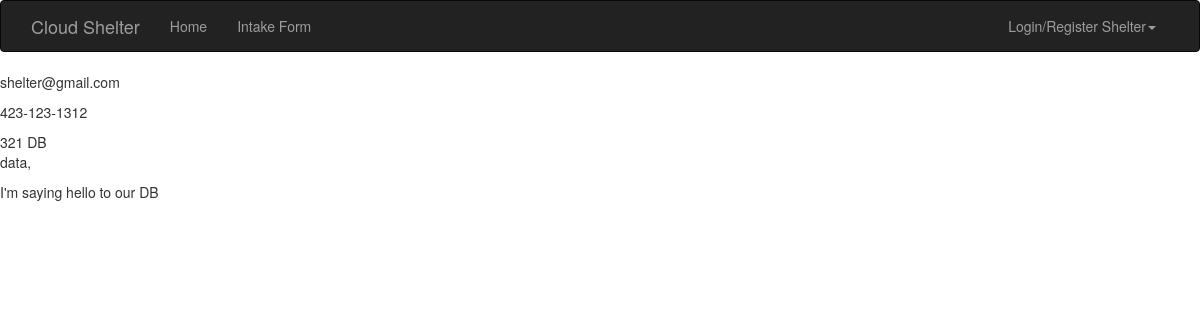
The app's page /shelter/4/ with its own data.
### App/models.py (models this page shows, shortened)
class Shelter(models.Model):
    user = models.OneToOneField(User, on_delete=models.CASCADE)
    userid = models.IntegerField()
    shelter_name = models.CharField(max_length=500)
    shelter_support_email = models.CharField(max_length=200) #See Below?
    shelter_support_tele = models.CharField(max_length=15) #See Below?
    shelter_address = models.CharField(max_length=200)
    shelter_city = models.CharField(max_length=200)
    shelter_state = models.CharField(max_length=2)
    shelter_desc = models.CharField(max_length=5000)
    shelter_restrictions = models.CharField(max_length=2000)
    service_rooms = models.OneToOneField(RoomService)
    service_foods = models.OneToOneField(FoodService)
    service_house = models.OneToOneField(HousingService)
    service_physical_illness = models.OneToOneField(PhysicalHealthService)
    service_mental_illness = models.OneToOneField(MentalHealthService)
    service_veteran_aid = models.OneToOneField(VeteranAid)

### App/views.py (the view)
# urls.py: url(r'^shelter/(?P<shelter_id>[0-9]+)/', views.shelter_view, name='shelter'),
def shelter_view(request, shelter_id):
    shelter = get_object_or_404(Shelter, pk=shelter_id)
    context = {
        'app_name': APP_NAME,
        'user': request.user,
        'shelter': shelter,
    }
    return render(request, 'shelter.html', context)

### templates/shelter.html (shortened to what this page needs)
{% extends 'app_base.html' %}
{% block content %}
<div>
    <div style="font-weight: bold;">
        <span style="font-weight: normal;">
            <p> {{ shelter.shelter_support_email }} </p>
            <p> {{ shelter.shelter_support_tele }} </p>
            <p> {{ shelter.shelter_address}}<br> {{ shelter.shelter_city }}, {{ shelter.shelter_state }} </p>
            <p> {{ shelter.shelter_desc }}</p>
        </span>
    </div>
</div>
{% endblock %}

### records on screen
Shelter: shelter_support_email "shelter@gmail.com", shelter_support_tele "423-123-1312", shelter_address "321 DB", shelter_city "data", shelter_desc "I'm saying hello to our DB"

### other values on screen
{{ app_name }} "Cloud Shelter"
